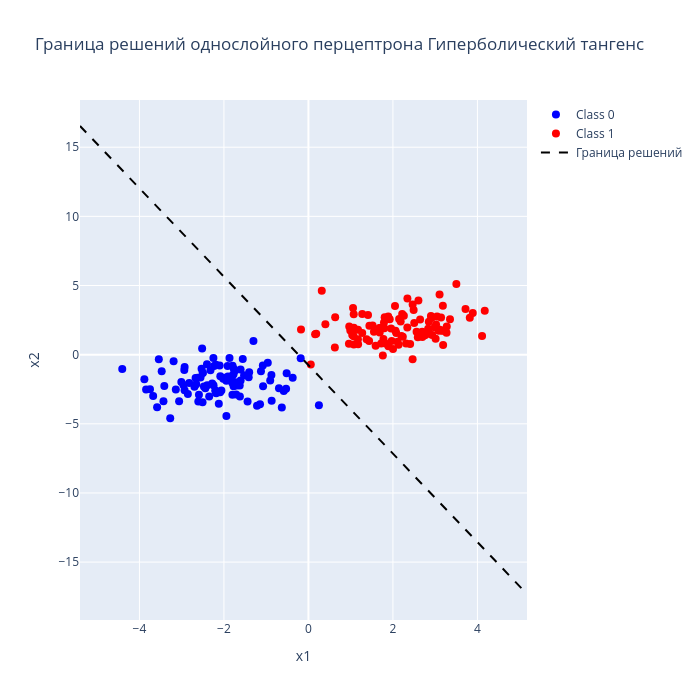

The notebook cell saved with this chart:
### Markdown cell above
## Решение с th

### Code cell
weights, bias = solve_single_perceptron(
    X,
    y,
    activation_function=th_function,
)
plot_boundart(weights, bias, 'Гиперболический тангенс')
